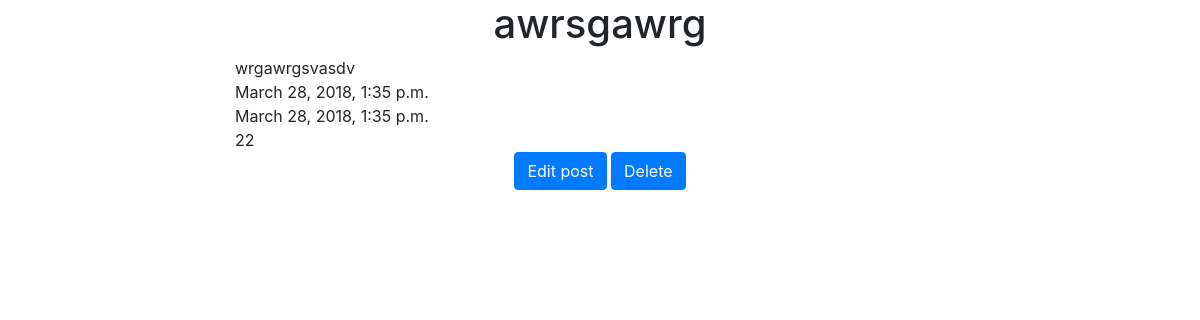
/posts/22/, run on the app's committed database.
### posts/models.py (models this page shows, shortened)
class Post(models.Model):
    title = models.CharField(max_length=120)
    content = models.TextField()
    updated = models.DateTimeField(auto_now=True, auto_now_add=False)
    timestamp = models.DateTimeField(auto_now=False, auto_now_add=True)

### posts/views.py (the view)
# urls.py: url(r'^(?P<id>\d+)/$', post_detail, name="detail"),
def post_detail(request, id=None): #當網址後要新增東西 這裡也要新增 retrieve 此id與下方id意義不同
    instance = get_object_or_404(Post, id=id) #僅顯示404錯誤 #Post代表整個資料庫 所以後面可以放屬姓名="blablabla"
    context = {
        "title": instance.title,
        "content": instance.content,
        "updated": instance.updated,
        "timestamp": instance.timestamp,
        "id": instance.id,
        "instance": instance
    }
    return render(request, "post_detail.html", context)

### template/post_detail.html (shortened to what this page needs)
<!DOCTYPE html>
<html lang="en" dir="ltr">
  <head>
    <link rel="stylesheet" href="https://maxcdn.bootstrapcdn.com/bootstrap/4.0.0-beta/css/bootstrap.min.css">
  </head>
  <body>
    <div class="container">
      <div class="row">
        <div class="col-8 mx-auto">
          <h1 class="text-center">{{title}}</h1>
          {{content}} <br/>
          {{updated}} <br/>
          {{timestamp}} <br/>
          {{id}} <br/>
          <div class="text-center">
            <a href="/posts/{{instance.id}}/edit" class="btn btn-primary">Edit post</a>
            <a href="/posts/{{instance.id}}/delete" class="btn btn-primary">Delete</a>
          </div>
        </div>
      </div>
    </div>
  </body>
</html>

### data on the page
Post: title "awrsgawrg", content "wrgawrgsvasdv", updated "March 28, 2018, 1:35 p.m.", timestamp "March 28, 2018, 1:35 p.m."

### other printed values
{{ id }} "22"
